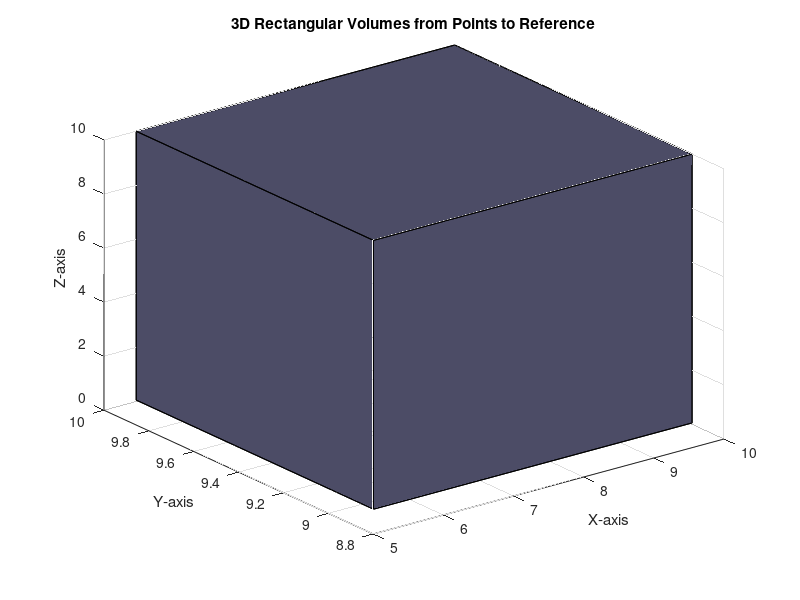

The MATLAB source for this figure: (Note: this script raises an error after producing the figure.)
% Define the points and the reference point
points = [
6.065302  9.935803  0.057723;
5.458772  8.942222  0.051951;
9.021428  8.957610  9.484568;
7.217142  7.166088  7.587655;
9.977956  5.982049  5.050338;
6.984569  4.187434  3.535236;
2.482368  4.216830  2.333960;
6.699873  4.403164  5.164936;
2.941581  1.768941  8.103145;
7.449828  0.908397  7.228283
];
reference = [10, 10, 10];

% Sort points by z-coordinate
[~, idx] = sort(points(:,3));
points = points(idx,:);

% Prepare the figure
figure;
hold on;
grid on;
xlabel('X-axis');
ylabel('Y-axis');
zlabel('Z-axis');
title('3D Rectangular Volumes from Points to Reference');

% Plot each point as a rectangular volume
for i = 1:size(points, 1)
    % Coordinates of the lower corner of the bar
    x0 = min(points(i, 1), reference(1));
    y0 = min(points(i, 2), reference(2));
    z0 = min(points(i, 3), reference(3));

    % Dimensions of the bar
    dx = abs(reference(1) - points(i, 1));
    dy = abs(reference(2) - points(i, 2));
    dz = abs(reference(3) - points(i, 3));

    % Draw the bar using vertices for each face
    % Front and back faces
    c1 = [0.3 0.3 0.4];
    fill3([x0, x0+dx, x0+dx, x0], [y0, y0, y0, y0], [z0, z0, z0+dz, z0+dz], c1);
    fill3([x0, x0+dx, x0+dx, x0], [y0+dy, y0+dy, y0+dy, y0+dy], [z0, z0, z0+dz, z0+dz], c1);
    % Left and right faces
    fill3([x0, x0, x0, x0], [y0, y0+dy, y0+dy, y0], [z0, z0, z0+dz, z0+dz], c1);
    fill3([x0+dx, x0+dx, x0+dx, x0+dx], [y0, y0+dy, y0+dy, y0], [z0, z0, z0+dz, z0+dz], c1);
    % Top and bottom faces
    fill3([x0, x0+dx, x0+dx, x0], [y0, y0, y0+dy, y0+dy], [z0+dz, z0+dz, z0+dz, z0+dz], c1);
    fill3([x0, x0+dx, x0+dx, x0], [y0, y0, y0+dy, y0+dy], [z0, z0, z0, z0], c1);
    alpha(0.5)
end

% Set the aspect ratio and limits for better visualization
axis equal;
xlim([0, 11]);
ylim([0, 11]);
zlim([0, 11]);
view(3);  % Set to 3D view

hold off;
